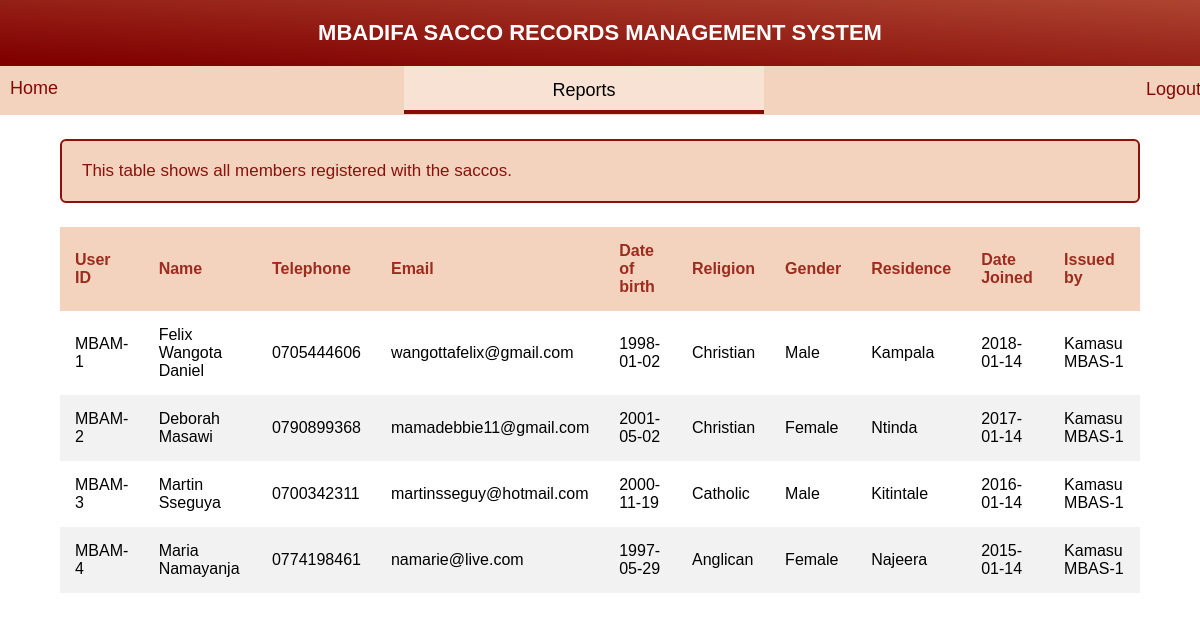
Page /report.php?do=allClients (signed in) on the committed database.
### tables this page shows
CREATE TABLE `all_clients` (
  `User_No` int(11) NOT NULL,
  `User_ID` varchar(20) DEFAULT NULL,
  `First_Name` varchar(20) NOT NULL,
  `Other_Names` varchar(100) NOT NULL,
  `Telephone` varchar(15) NOT NULL,
  `Email` varchar(50) DEFAULT NULL,
  `Date_of_birth` date NOT NULL,
  `Religion` varchar(20) NOT NULL,
  `Gender` varchar(10) NOT NULL,
  `Residence` varchar(20) NOT NULL,
  `Date_Added` date NOT NULL,
  `Staff_No` varchar(15) NOT NULL,
  `Staff_Name` varchar(20) NOT NULL
);

### report.php (the view, shortened to what this page needs)
<?php
    if(isset($_SESSION['login'])){
        $perform = @$_REQUEST['do'];
?>
    <!DOCTYPE HTML>
    <html>
        <head>
            <link rel="stylesheet" type="text/css" href="css/main.css">
        </head>
        <body>
            <div class="top-header">
                <h4>MBADIFA SACCO RECORDS MANAGEMENT SYSTEM</h4>
            </div>
            <ul class="nav-section">
                <li><a href="dashboard.php" class="nav-buttons home">Home</a></li>
                <li><div class="current-section">Reports</div></li>
                <li><a href="end.php" class="nav-buttons logout">Logout</a></li>
            </ul>
            <?php if ($perform == "report") { ?>
            <div class="container">
                <div class="report-flex">
                    <div class="flex-row-report-1">
                        <a href="?do=allClients" class="first flex-item-report">
                            <div class="init">R</div>
                            <p>All Registered Clients</p>
                        </a>
                        <a href="?do=activeClients" class="flex-item-report">
                            <div class="init">A</div>
                            <p>Clients with Active Accounts</p>
                        </a>
                    </div>
                    <div class="flex-row-report-2">
                        <a href="?do=loanedClients" class="first flex-item-report">
                            <div class="init">L</div>
                            <p>Clients with Loans</p>
                        </a>
                        <a href="?do=transactions" class="flex-item-report">
                            <div class="init">T</div>
                            <p>All Transactions</p>
                        </a>
                    </div>
                </div>
            </div>
            <?php }elseif ($perform == "allClients"){ ?>
                <div class="count-box">
                    <p>This table shows all members registered with the saccos.</p>
                </div>
                <div class="new-container">
                    <table>
                        <tr>
                            <th>User ID</th>
                            <th>Name</th>
                            <th>Telephone</th>
                            <th>Email</th>
                            <th>Date of birth</th>
                            <th>Religion</th>
                            <th>Gender</th>
                            <th>Residence</th>
                            <th>Date Joined</th>
                            <th>Issued by</th>
                        </tr>
            <?php
                $connect = mysqli_connect("localhost","root","","saccos");
                $sql_all = "SELECT * FROM all_clients";
                $query = mysqli_query($connect,$sql_all);
                while ($row = mysqli_fetch_assoc($query)){
            ?>
                        <tr>
                            <td><?php echo $row['User_ID']; ?></td>
                            <td><?php echo $row['First_Name']." ".$row['Other_Names']; ?></td>
                            <td><?php echo $row['Telephone']; ?></td>
                            <td><?php echo $row['Email']; ?></td>
                            <td><?php echo $row['Date_of_birth']; ?></td>
                            <td><?php echo $row['Religion']; ?></td>
                            <td><?php echo $row['Gender']; ?></td>
                            <td><?php echo $row['Residence']; ?></td>
                            <td><?php echo $row['Date_Added']; ?></td>
                            <td><?php echo $row['Staff_Name']." ".$row['Staff_No']; ?></td>
                        </tr>
            <?php
                }
            ?>
                    </table>
                </div>
            <?php } ?>
        </body>
    </html>
<?php
    }
?>

### css/main.css (style rules this page uses)
* { font-family: Tahoma,Arial; padding: 0; margin: 0; box-sizing: border-box; }
.top-header { width: 100%; background: linear-gradient(to top right, #800000 5%, #f7b580 256%); padding: 20px 0; }
.top-header h4 { color: white; text-align: center; font-size: 22px; font-family: Arial; }
.nav-section { background: #f3d3be; list-style-type: none; height: 49px; width: 100%; }
.nav-section li { float: left; }
.current-section { border-bottom: 4px solid; border-bottom-color: #870C08; background-color: #f7e2d4; padding: 15px 10px 11px 10px; width: 30%; text-align: center; margin-left: 28%; cursor: default; font-size: 18px; line-height: 1; position: absolute; }
.nav-buttons { text-decoration: none; color: black; color: #840705; font-size: 18px; }
.home { padding: 11px 10px 15px 10px; line-height: 2.5; }
.logout { padding: 1px 10px 3px 10px; line-height: 2.5; margin-left: 89%; position: absolute; }

### report.php (style rules this page uses)
.count-box { border:2px solid #8B110C; padding: 20px; border-radius: 6px; background-color: #F3D3BE; color: #8B110C; font-size: 17px; width: 90%; margin: 2% auto; }
.new-container { background-color: white; width: 100%; overflow-x: auto; }
table { border-collapse: collapse; width: 90%; margin: auto; }
tr:nth-child(odd) { background-color: #f2f2f2; }
th { background: #F3D3BE; color: rgb(157, 44, 31); }
th, td { padding: 15px; text-align: left; }

### rows in the picture
all_clients: User_ID "MBAM-1", First_Name "Felix", Other_Names "Wangota Daniel", Telephone "0705444606", Email "wangottafelix@gmail.com", Date_of_birth "1998-01-02", Religion "Christian", Gender "Male", Residence "Kampala", Date_Added "2018-01-14", Staff_Name "Kamasu", Staff_No "MBAS-1"
all_clients: User_ID "MBAM-2", First_Name "Deborah", Other_Names "Masawi", Telephone "0790899368", Email "mamadebbie11@gmail.com", Date_of_birth "2001-05-02", Religion "Christian", Gender "Female", Residence "Ntinda", Date_Added "2017-01-14", Staff_Name "Kamasu", Staff_No "MBAS-1"
all_clients: User_ID "MBAM-3", First_Name "Martin", Other_Names "Sseguya", Telephone "0700342311", Email "martinsseguy@hotmail.com", Date_of_birth "2000-11-19", Religion "Catholic", Gender "Male", Residence "Kitintale", Date_Added "2016-01-14", Staff_Name "Kamasu", Staff_No "MBAS-1"
all_clients: User_ID "MBAM-4", First_Name "Maria", Other_Names "Namayanja", Telephone "0774198461", Email "namarie@live.com", Date_of_birth "1997-05-29", Religion "Anglican", Gender "Female", Residence "Najeera", Date_Added "2015-01-14", Staff_Name "Kamasu", Staff_No "MBAS-1"
